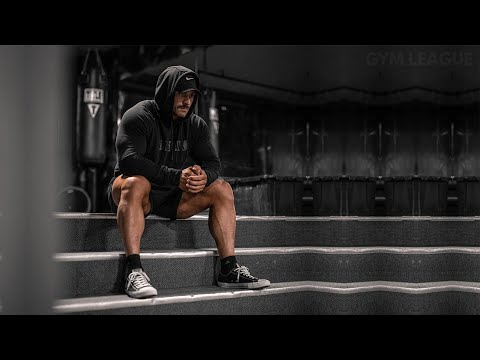
#> input picture image.jpg, 480 x 360 px
$ jupyter execute Untitled.ipynb
#> lines starting #> are read from the running program, lines starting #| are printed output that depends on the picture; after the words box and inside, x2 and y2 are one past the last pixel; in counts of white or black regions, pixels touching at a corner belong together
[cell 1]
import cv2
import numpy as np
import matplotlib.pyplot as plt
BGR_image=cv2.imread('image.jpg')
#> BGR_image is the input picture: shape (360, 480, 3); mean B, G, R 35.6, 36.4, 38.2
gray=cv2.cvtColor(BGR_image,cv2.COLOR_BGR2GRAY)
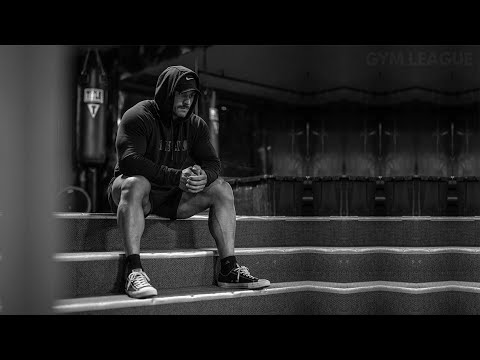
#> gray: shape (360, 480); min 0, max 254, mean 36.9
img= cv2.GaussianBlur(BGR_image,(3,3),0)
plt.imshow(img)

[cell 2]
edges1 = cv2.Canny(img,100,200)
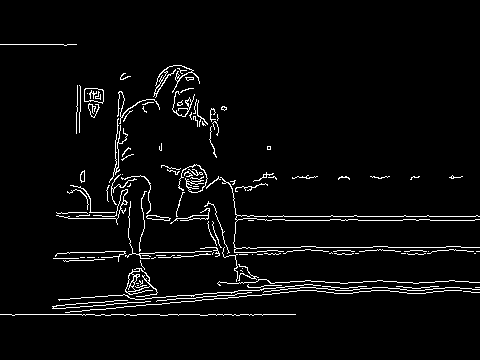
#> edges1: shape (360, 480); 3.9% white in thin lines or dots, all inside (x1, y1, x2, y2) = (0, 44, 480, 316)
plt.imshow(edges1,cmap = 'gray')
plt.title('Edge Image'), plt.xticks([]), plt.yticks([])
plt.show()

[cell 3]
lines=cv2.HoughLinesP(edges1,1,np.pi/180, threshold=80, minLineLength=50,maxLineGap=250)
#> lines = 20 rows, first 6: [59, 216, 479, 216], [27, 314, 403, 282], [0, 314, 295, 314], [116, 220, 474, 220], [131, 247, 479, 247], [53, 307, 339, 282]
for line in lines:
    x1, y1, x2, y2 = line [0]
    cv2.line(BGR_image,(x1, y1),(x2, y2),(210,100,200),3)
    plt.imshow(BGR_image)
#> this loop made 20 passes
#> (x1, y1, x2, y2) on passes 1 to 12: (59, 216, 479, 216), (27, 314, 403, 282), (0, 314, 295, 314), (116, 220, 474, 220), (131, 247, 479, 247), (53, 307, 339, 282), (61, 308, 382, 280), (80, 257, 466, 250), (116, 219, 479, 219), (53, 258, 473, 251), (67, 252, 431, 252), (127, 283, 479, 289)
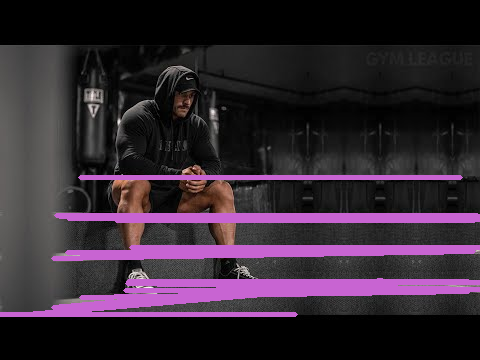
#> BGR_image: shape (360, 480, 3); 11.45% of pixels changed, all inside (x1, y1, x2, y2) = (0, 175, 480, 317)
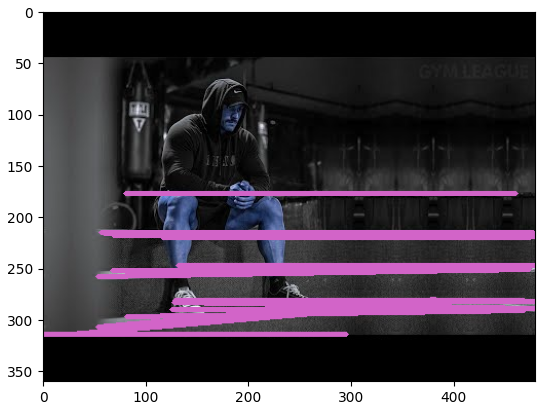
#> figure drawn by matplotlib, 1 panel; B, G, R data is drawn as R, G, B

$ run again, with op1.png saved as image.jpg
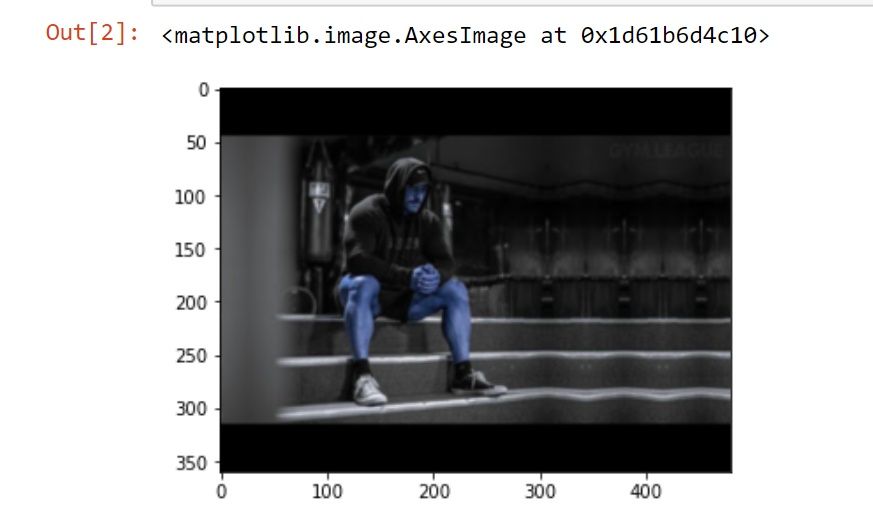
#> input picture op1.png, 873 x 532 px
#> BGR_image is the input picture: shape (532, 873, 3); mean B, G, R 159.7, 159, 158.7
#> `edges1 = cv2.Canny(img,100,200)`:
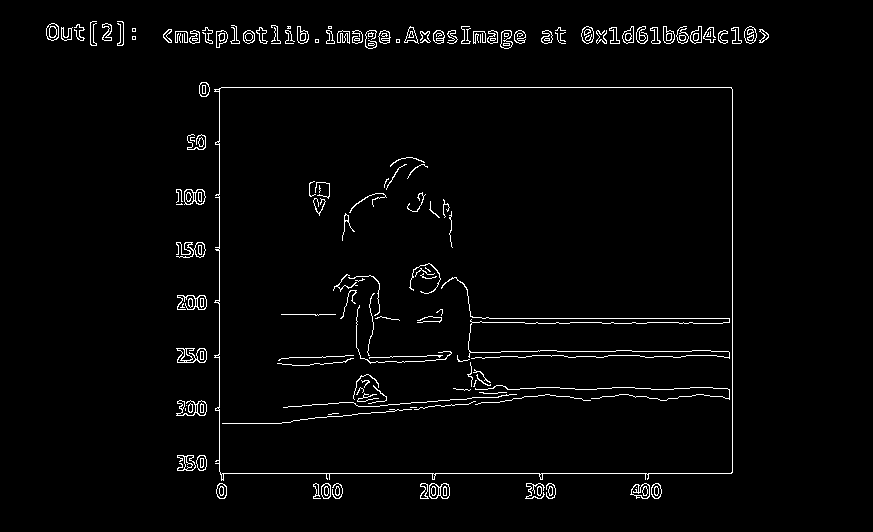
#> edges1: shape (532, 873); 2.5% white in thin lines or dots, all inside (x1, y1, x2, y2) = (46, 21, 769, 499)
#> lines = 32 rows, first 6: [199, 87, 731, 87], [220, 473, 731, 473], [732, 472, 732, 28], [219, 498, 219, 31], [51, 40, 764, 40], [340, 318, 729, 318]
#> the loop `for line in lines:` made 32 passes
#> `[cell 3] lines=cv2.HoughLinesP(edges1,1,np.pi/180, threshold=80, minLi..`:
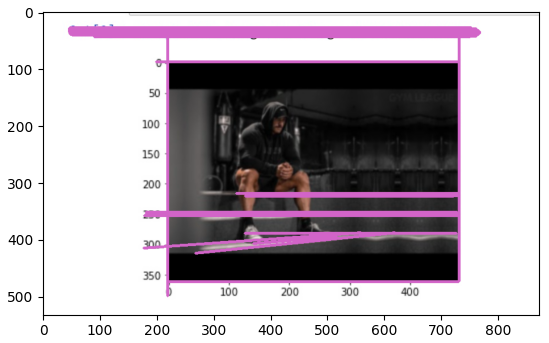
#> figure drawn by matplotlib, 1 panel; B, G, R data is drawn as R, G, B

$ run again, with op2.png saved as image.jpg
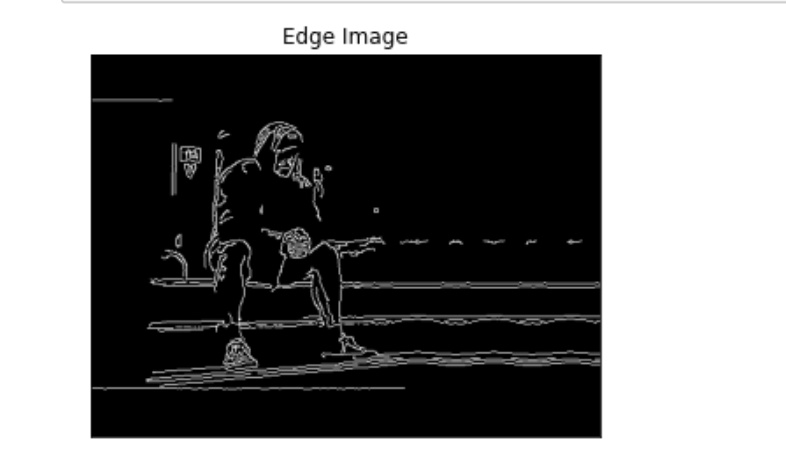
#> input picture op2.png, 786 x 468 px
#> BGR_image is the input picture: shape (468, 786, 3); min 0, max 255, mean 123.8
#> `edges1 = cv2.Canny(img,100,200)`:
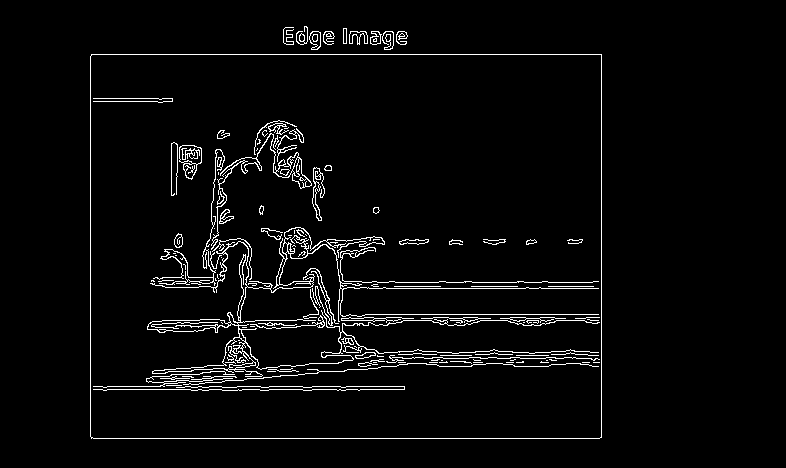
#> edges1: shape (468, 786); 3.5% white in thin lines or dots, all inside (x1, y1, x2, y2) = (90, 26, 602, 439)
#> lines = 34 rows, first 6: [91, 438, 599, 438], [601, 437, 601, 54], [91, 54, 600, 54], [90, 436, 90, 56], [162, 320, 598, 320], [213, 288, 598, 288]
#> the loop `for line in lines:` made 34 passes
#> `[cell 3] lines=cv2.HoughLinesP(edges1,1,np.pi/180, threshold=80, minLi..`:
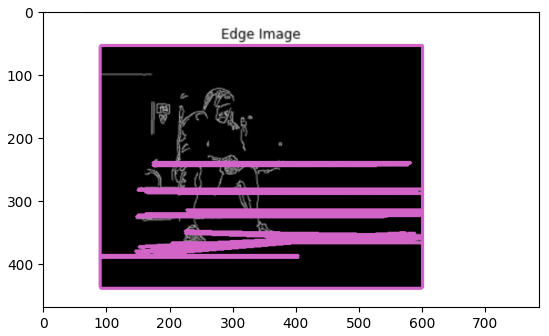
#> figure drawn by matplotlib, 1 panel; B, G, R data is drawn as R, G, B

$ run again, with op3.png saved as image.jpg
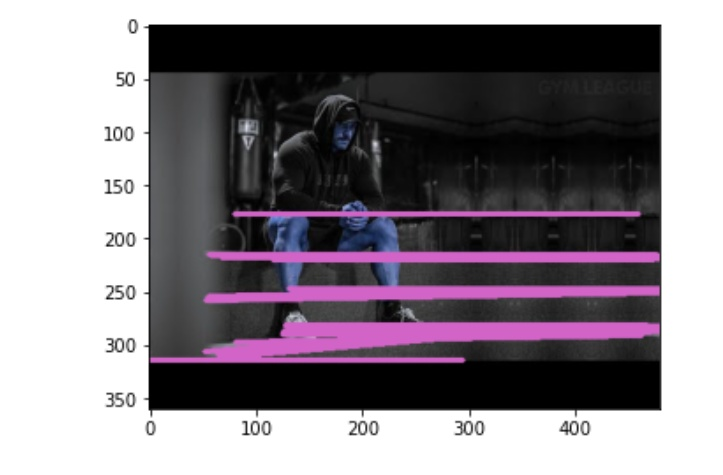
#> input picture op3.png, 723 x 475 px
#> BGR_image is the input picture: shape (475, 723, 3); mean B, G, R 135.7, 128.4, 135.4
#> `edges1 = cv2.Canny(img,100,200)`:
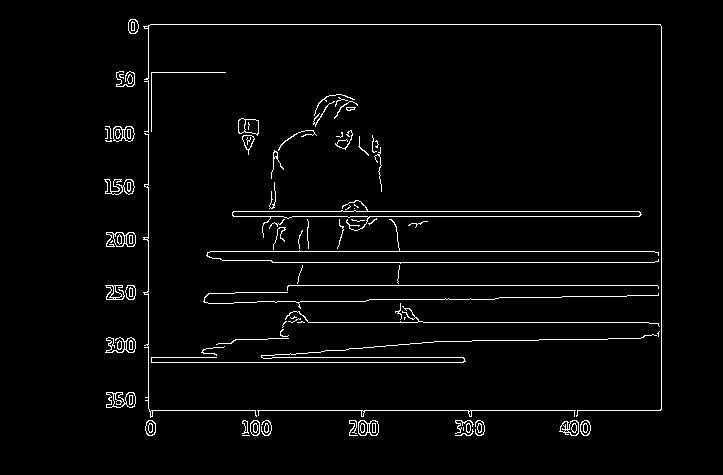
#> edges1: shape (475, 723); 2.8% white in thin lines or dots, all inside (x1, y1, x2, y2) = (104, 19, 662, 436)
#> lines = 17 rows, first 6: [128, 24, 660, 24], [149, 410, 660, 410], [148, 251, 661, 251], [148, 216, 661, 216], [148, 211, 661, 211], [148, 262, 661, 262]
#> the loop `for line in lines:` made 17 passes
#> `[cell 3] lines=cv2.HoughLinesP(edges1,1,np.pi/180, threshold=80, minLi..`:
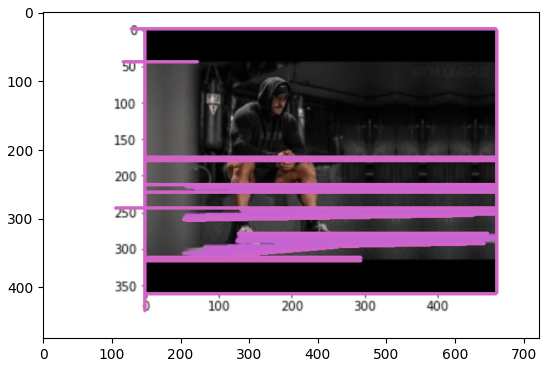
#> figure drawn by matplotlib, 1 panel; B, G, R data is drawn as R, G, B
